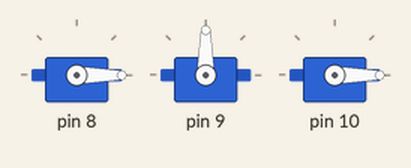
This sketch was run on a simulated Arduino Uno, built with avr-gcc and run on an emulated ATmega328P. Parts: 3 × servo.

Above: at 0.05 s.
At 2.25 s:
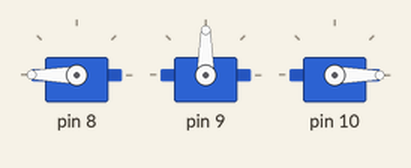
At 4.5 s:
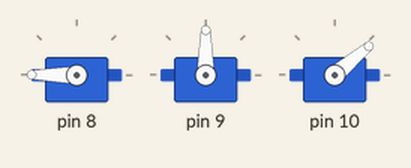
At 9.0 s:
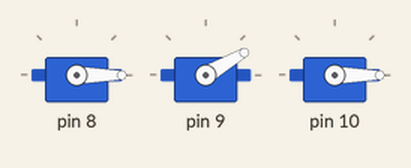
Timing chart, 0 to 11.7 s (numbered marks = the images above):
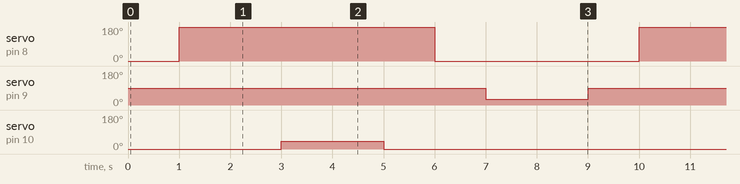

The sketch:

AUTOMATED_ARM.ino
```cpp
#include <Servo.h>

Servo servo[4];

int interval = 1000;
unsigned long lastupdtime = 0;

void servopos(int servo_num, int angle, int servo_delay){
  servo[servo_num].write(angle);
  delay(servo_delay);

}

void setup() {
  //servo pins
  servo[1].attach(8);
  servo[2].attach(9);
  servo[3].attach(10);
  //starting pos servo
  servo[1].write(0);
  servo[2].write(0);
  servo[3].write(0);
  //int serial monitor
  Serial.begin(9600);

}


void loop() {
    servopos(2, 90, 1000);
    servopos(1, 180, 1000);
    servopos(3, 0, 1000);
    servopos(3, 40, 2000);
    servopos(3, 0, 1000);
    servopos(1, 0, 1000);
    servopos(2, 30, 2000);
}
```

Measured:
- by itself, servo on pin 8: alternates 180° for 5.0 s and 0° for 4.0 s
- by itself, servo on pin 9: alternates 90° for 7.0 s and 30° for 2.0 s
- by itself, servo on pin 10: alternates 40° for 2.0 s and 0° for 7.0 s
